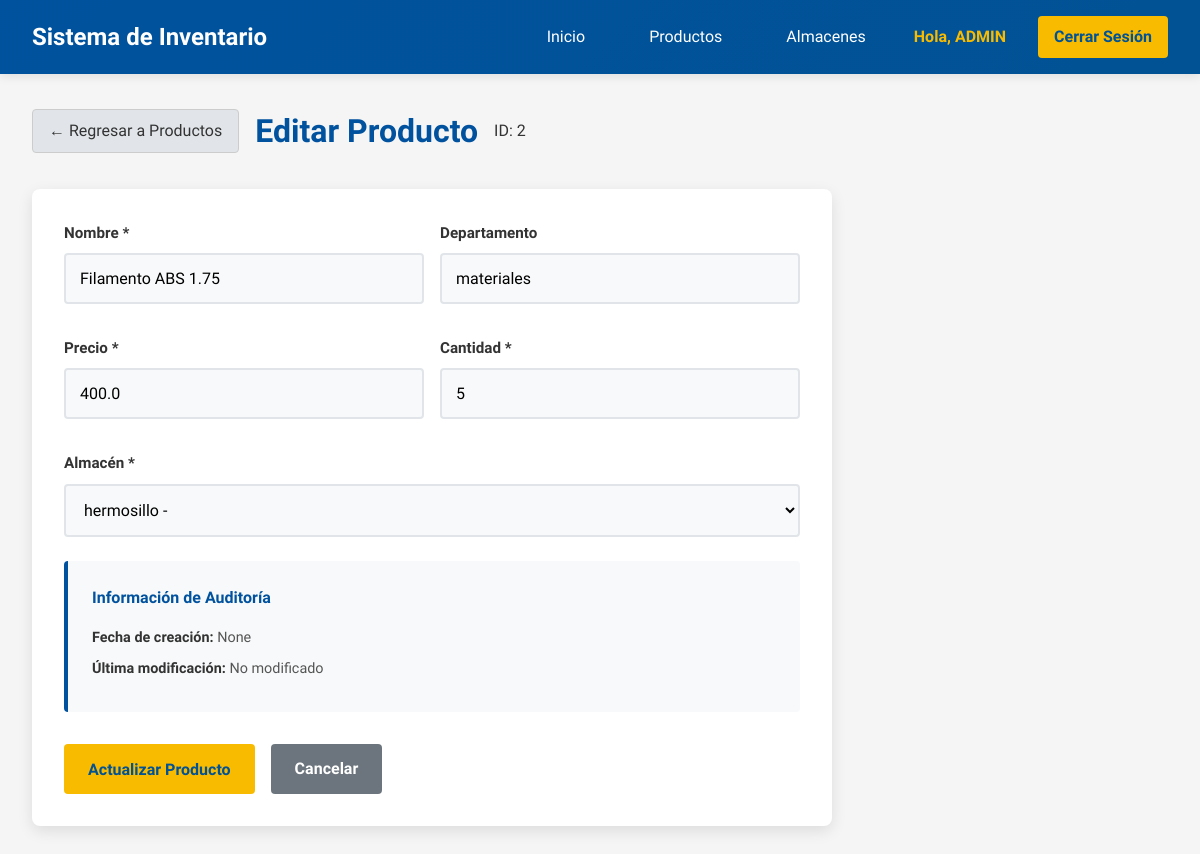
/editar_producto/2 (signed in), run on the app's committed database.
### tables this page shows
CREATE TABLE almacenes (
    id INTEGER PRIMARY KEY,
    nombre TEXT NOT NULL
, fecha_hora_ultima_modificacion DATETIME, ultimo_usuario_en_modificar TEXT, fecha_hora_creacion DATETIME);

CREATE TABLE "productos" (
	"id"	INTEGER NOT NULL,
	"nombre"	TEXT NOT NULL,
	"precio"	REAL NOT NULL,
	"cantidad"	INTEGER NOT NULL,
	"departamento"	TEXT NOT NULL, almacen INTEGER, fecha_hora_ultima_modificacion DATETIME, ultimo_usuario_en_modificar TEXT, fecha_hora_creacion DATETIME,
	PRIMARY KEY("id")
);

### app.py (the view, shortened to what this page needs)
@app.route('/editar_producto/<int:id>', methods=['GET', 'POST'])
def editar_producto(id):
    if 'usuario_id' not in session:
        return redirect(url_for('login'))
    if session['usuario_rol'] not in ['ADMIN', 'PRODUCTOS']:
        flash('No tienes permisos para esta acción', 'error')
        return redirect(url_for('productos'))
    conn = get_db_connection()
    producto = conn.execute('SELECT * FROM productos WHERE id = ?', (id,)).fetchone()
    almacenes = conn.execute('SELECT * FROM almacenes ORDER BY nombre').fetchall()
    conn.close()
    if not producto:
        flash('Producto no encontrado', 'error')
        return redirect(url_for('productos'))
    return render_template('editar_producto.html', producto=producto, almacenes=almacenes)

### app.py (called while the page is built)
def get_db_connection():
    conn = sqlite3.connect(DATABASE)
    conn.row_factory = sqlite3.Row
    return conn

### templates/editar_producto.html (shortened to what this page needs)
{% extends "base.html" %}
{% block content %}
<div class="container">
    <div class="page-header">
        <a href="{{ url_for('productos') }}" class="btn btn-back">
            ← Regresar a Productos
        </a>
        <h1>Editar Producto</h1>
        <p class="producto-id">ID: {{ producto.id }}</p>
    </div>
    <div class="form-container">
        <form method="POST" class="product-form">
            <div class="form-row">
                <div class="form-group">
                    <label for="nombre">Nombre *</label>
                    <input type="text" id="nombre" name="nombre" class="form-input"
                           value="{{ producto.nombre }}" required>
                </div>
                <div class="form-group">
                    <label for="departamento">Departamento</label>
                    <input type="text" id="departamento" name="departamento" class="form-input"
                           value="{{ producto.departamento or '' }}"
                           placeholder="Ej: Electrónicos, Ropa, Hogar">
                </div>
            </div>
            <div class="form-row">
                <div class="form-group">
                    <label for="precio">Precio *</label>
                    <input type="number" id="precio" name="precio" class="form-input"
                           value="{{ producto.precio }}" step="0.01" min="0" required>
                </div>
                <div class="form-group">
                    <label for="cantidad">Cantidad *</label>
                    <input type="number" id="cantidad" name="cantidad" class="form-input"
                           value="{{ producto.cantidad }}" min="0" required>
                </div>
            </div>
            <div class="form-group">
                <label for="almacen">Almacén *</label>
                <select id="almacen" name="almacen" class="form-input" required>
                    {% for almacen in almacenes %}
                    <option value="{{ almacen.id }}"
                            {% if almacen.id == producto.almacen %}selected{% endif %}>
                        {{ almacen.nombre }} - {{ almacen.ubicacion }}
                    </option>
                    {% endfor %}
                </select>
            </div>
            <div class="audit-info">
                <h4>Información de Auditoría</h4>
                <div class="audit-details">
                    <p><strong>Fecha de creación:</strong> {{ producto.fecha_hora_creacion }}</p>
                    {% if producto.fecha_hora_ultima_modificacion %}
                    <p><strong>Última modificación:</strong> {{ producto.fecha_hora_ultima_modificacion }}</p>
                    <p><strong>Último usuario en modificar:</strong> {{ producto.ultimo_usuario_en_modificar }}</p>
                    {% else %}
                    <p><strong>Última modificación:</strong> No modificado</p>
                    {% endif %}
                </div>
            </div>
            <div class="form-actions">
                <button type="submit" class="btn btn-success">Actualizar Producto</button>
                <a href="{{ url_for('productos') }}" class="btn btn-secondary">Cancelar</a>
            </div>
        </form>
    </div>
</div>
{% endblock %}

### templates/base.html (shortened to what this page needs)
<!DOCTYPE html>
<html lang="es">
<head>
    <link rel="stylesheet" href="{{ url_for('static', filename='css/style.css') }}">
</head>
<body>
    {% if session.usuario_nombre %}
    <nav class="navbar">
        <div class="nav-container">
            <div class="nav-logo">
                <span>Sistema de Inventario</span>
            </div>
            <div class="nav-menu">
                <a href="{{ url_for('index') }}" class="nav-link">Inicio</a>
                <a href="{{ url_for('productos') }}" class="nav-link">Productos</a>
                <a href="{{ url_for('almacenes') }}" class="nav-link">Almacenes</a>
                <span class="nav-user">Hola, {{ session.usuario_nombre }}</span>
                <a href="{{ url_for('logout') }}" class="nav-link logout">Cerrar Sesión</a>
            </div>
        </div>
    </nav>
    {% endif %}
    <main class="main-content">
        {% block content %}{% endblock %}
    </main>
</body>
</html>

### static/css/style.css (style rules this page uses)
* { margin: 0; padding: 0; box-sizing: border-box; font-family: 'Segoe UI', Tahoma, Geneva, Verdana, sans-serif; }
:root { --azul-unison: #00529e; --azul-oscuro: #015294; --dorado-unison: #f8bb00; --dorado-oscuro: #d99e30; --gris-claro: #f5f5f5; --gris-medio: #e1e5e9; --gris-oscuro: #333333; --blanco: #ffffff; --error: #dc3545; --exito: #28a745; }
body { font-family: 'Segoe UI', Tahoma, Geneva, Verdana, sans-serif; background-color: var(--gris-claro); color: var(--gris-oscuro); line-height: 1.6; }
.container { max-width: 1200px; margin: 0 auto; padding: 0 2rem; }
.navbar { background: linear-gradient(135deg, var(--azul-unison), var(--azul-oscuro)); padding: 1rem 0; box-shadow: 0 2px 10px rgba(0,0,0,0.1); position: sticky; top: 0; z-index: 1000; }
.nav-container { max-width: 1200px; margin: 0 auto; display: flex; justify-content: space-between; align-items: center; padding: 0 2rem; }
.nav-logo span { color: var(--blanco); font-size: 1.5rem; font-weight: 600; font-family: 'Segoe UI', Tahoma, Geneva, Verdana, sans-serif; }
.nav-menu { display: flex; align-items: center; gap: 2rem; }
.nav-link { color: var(--blanco); text-decoration: none; padding: 0.5rem 1rem; border-radius: 4px; transition: background-color 0.3s; font-weight: 500; font-family: 'Segoe UI', Tahoma, Geneva, Verdana, sans-serif; }
.nav-user { color: var(--dorado-unison); font-weight: 600; font-family: 'Segoe UI', Tahoma, Geneva, Verdana, sans-serif; }
.logout { background-color: var(--dorado-unison); color: var(--azul-oscuro); font-weight: 600; border-radius: 4px; font-family: 'Segoe UI', Tahoma, Geneva, Verdana, sans-serif; }
.form-group { margin-bottom: 1.5rem; }
.form-group label { display: block; margin-bottom: 0.5rem; color: var(--gris-oscuro); font-weight: 600; font-size: 0.95rem; font-family: 'Segoe UI', Tahoma, Geneva, Verdana, sans-serif; }
.form-input { width: 100%; padding: 0.875rem; border: 2px solid var(--gris-medio); border-radius: 4px; font-size: 1rem; transition: all 0.3s ease; background-color: #f8f9fa; font-family: 'Segoe UI', Tahoma, Geneva, Verdana, sans-serif; }
.main-content { min-height: calc(100vh - 80px); padding: 2rem 0; }
.btn { padding: 0.75rem 1.5rem; border: none; border-radius: 4px; font-size: 1rem; font-weight: 600; cursor: pointer; transition: all 0.3s; text-decoration: none; display: inline-block; text-align: center; font-family: 'Segoe UI', Tahoma, Geneva, Verdana, sans-serif; }
.btn-success { background-color: var(--dorado-unison); color: var(--azul-oscuro); font-weight: 600; }
.btn-secondary { background-color: #6c757d; color: var(--blanco); }
.form-container { background: var(--blanco); padding: 2rem; border-radius: 8px; box-shadow: 0 5px 15px rgba(0,0,0,0.1); margin: 2rem 0; max-width: 800px; }
.form-row { display: flex; gap: 1rem; margin-bottom: 1rem; flex-wrap: wrap; }
.form-row .form-group { flex: 1; min-width: 250px; margin-bottom: 1rem; }
.form-actions { display: flex; gap: 1rem; margin-top: 2rem; flex-wrap: wrap; }
.product-form, .almacen-form { width: 100%; }
.page-header { display: flex; align-items: center; gap: 1rem; margin-bottom: 2rem; }
.page-header h1 { margin: 0; color: var(--azul-unison); font-family: 'Segoe UI', Tahoma, Geneva, Verdana, sans-serif; }
.btn-back { padding: 0.5rem 1rem; background-color: var(--gris-medio); color: var(--gris-oscuro); text-decoration: none; border-radius: 4px; font-weight: 500; transition: all 0.3s ease; border: 1px solid #ccc; font-family: 'Segoe UI', Tahoma, Geneva, Verdana, sans-serif; }
.audit-info { background: #f8f9fa; padding: 1.5rem; border-radius: 4px; margin: 1.5rem 0; border-left: 4px solid var(--azul-unison); }
.audit-info h4 { color: var(--azul-unison); margin-bottom: 1rem; font-size: 1rem; font-weight: 600; font-family: 'Segoe UI', Tahoma, Geneva, Verdana, sans-serif; }
.audit-details p { margin: 0.5rem 0; font-size: 0.9rem; color: #555; font-family: 'Segoe UI', Tahoma, Geneva, Verdana, sans-serif; }
.audit-details strong { color: #333; }
.form-input::placeholder { color: #999; font-size: 0.9rem; font-family: 'Segoe UI', Tahoma, Geneva, Verdana, sans-serif; }
input[type="text"], input[type="password"], input[type="email"], input[type="number"], input[type="tel"], input[type="url"], input[type="search"], input[type="date"], input[type="datetime-local"], input[type="month"], input[type="week"], input[type="time"], textarea, select { border-radius: 4px; font-family: 'Segoe UI', Tahoma, Geneva, Verdana, sans-serif; }

### data on the page
almacenes: usuario_nombre "ADMIN"
productos: id "2", nombre "Filamento ABS 1.75", departamento "materiales", precio "400.0", cantidad "5", almacen "hermosillo -"

### other printed values
{{ producto.fecha_hora_creacion }} "None"
